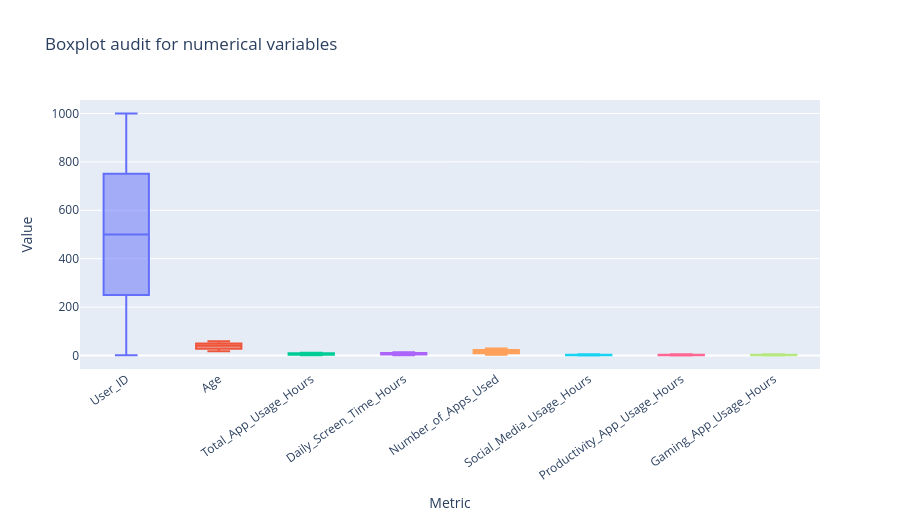
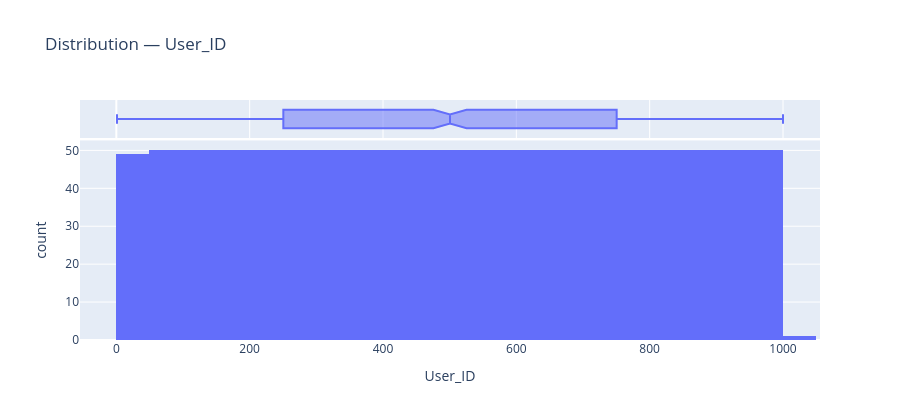
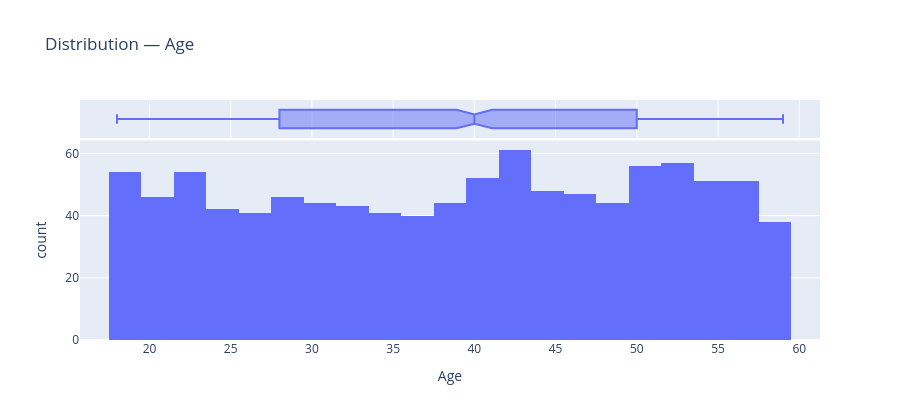
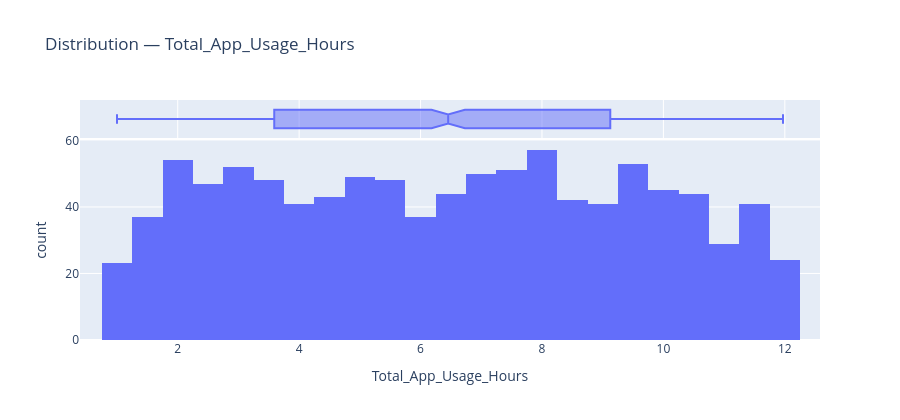

The code cell stored with these charts, in order, in its notebook:
### Code cell
# Range, outlier, and distribution audit
title("Range, outlier, and distribution audit")
rows = []
for c in num_cols:
    q1, q3 = df[c].quantile([0.25, 0.75])
    iqr = q3 - q1
    lo, hi = q1 - 1.5*iqr, q3 + 1.5*iqr
    count = ((df[c] < lo) | (df[c] > hi)).sum()
    rows.append({"Column": c, "Min": df[c].min(), "Q1": q1, "Median": df[c].median(), "Q3": q3, "Max": df[c].max(), "Outliers": count, "Outlier %": round(count/len(df)*100, 2)})
outliers = pd.DataFrame(rows)
display(outliers)

# Boxplots and histograms
long_num = df.melt(value_vars=num_cols, var_name="Metric", value_name="Value")
fig = px.box(long_num, x="Metric", y="Value", color="Metric", title="Boxplot audit for numerical variables")
fig.update_layout(showlegend=False, xaxis_tickangle=-35, height=520)
fig.show()

# Histograms with box margins
for c in num_cols:
    fig = px.histogram(df, x=c, nbins=30, marginal="box", title=f"Distribution — {c}")
    fig.update_layout(height=420)
    fig.show()

### Figure 1 — Plotly figure (JSON) as saved in the notebook; plotly's stock layout.template omitted (floating-point values rounded to 4 significant figures; data arrays with more than 128 entries replaced by an {"elided": "..."} marker saying what was removed)
{"data": [{"alignmentgroup": "True", "hovertemplate": "Metric=%{x}<br>Value=%{y}<extra></extra>", "legendgroup": "User_ID", "marker": {"color": "#636efa"}, "name": "User_ID", "notched": false, "offsetgroup": "User_ID", "orientation": "v", "showlegend": true, "type": "box", "x": {"elided": "1000 str values"}, "x0": " ", "xaxis": "x", "y": {"elided": "1000 float values"}, "y0": " ", "yaxis": "y"}, {"alignmentgroup": "True", "hovertemplate": "Metric=%{x}<br>Value=%{y}<extra></extra>", "legendgroup": "Age", "marker": {"color": "#EF553B"}, "name": "Age", "notched": false, "offsetgroup": "Age", "orientation": "v", "showlegend": true, "type": "box", "x": {"elided": "1000 str values"}, "x0": " ", "xaxis": "x", "y": {"elided": "1000 float values"}, "y0": " ", "yaxis": "y"}, {"alignmentgroup": "True", "hovertemplate": "Metric=%{x}<br>Value=%{y}<extra></extra>", "legendgroup": "Total_App_Usage_Hours", "marker": {"color": "#00cc96"}, "name": "Total_App_Usage_Hours", "notched": false, "offsetgroup": "Total_App_Usage_Hours", "orientation": "v", "showlegend": true, "type": "box", "x": {"elided": "1000 str values"}, "x0": " ", "xaxis": "x", "y": {"elided": "1000 float values"}, "y0": " ", "yaxis": "y"}, {"alignmentgroup": "True", "hovertemplate": "Metric=%{x}<br>Value=%{y}<extra></extra>", "legendgroup": "Daily_Screen_Time_Hours", "marker": {"color": "#ab63fa"}, "name": "Daily_Screen_Time_Hours", "notched": false, "offsetgroup": "Daily_Screen_Time_Hours", "orientation": "v", "showlegend": true, "type": "box", "x": {"elided": "1000 str values"}, "x0": " ", "xaxis": "x", "y": {"elided": "1000 float values"}, "y0": " ", "yaxis": "y"}, {"alignmentgroup": "True", "hovertemplate": "Metric=%{x}<br>Value=%{y}<extra></extra>", "legendgroup": "Number_of_Apps_Used", "marker": {"color": "#FFA15A"}, "name": "Number_of_Apps_Used", "notched": false, "offsetgroup": "Number_of_Apps_Used", "orientation": "v", "showlegend": true, "type": "box", "x": {"elided": "1000 str values"}, "x0": " ", "xaxis": "x", "y": {"elided": "1000 float values"}, "y0": " ", "yaxis": "y"}, {"alignmentgroup": "True", "hovertemplate": "Metric=%{x}<br>Value=%{y}<extra></extra>", "legendgroup": "Social_Media_Usage_Hours", "marker": {"color": "#19d3f3"}, "name": "Social_Media_Usage_Hours", "notched": false, "offsetgroup": "Social_Media_Usage_Hours", "orientation": "v", "showlegend": true, "type": "box", "x": {"elided": "1000 str values"}, "x0": " ", "xaxis": "x", "y": {"elided": "1000 float values"}, "y0": " ", "yaxis": "y"}, {"alignmentgroup": "True", "hovertemplate": "Metric=%{x}<br>Value=%{y}<extra></extra>", "legendgroup": "Productivity_App_Usage_Hours", "marker": {"color": "#FF6692"}, "name": "Productivity_App_Usage_Hours", "notched": false, "offsetgroup": "Productivity_App_Usage_Hours", "orientation": "v", "showlegend": true, "type": "box", "x": {"elided": "1000 str values"}, "x0": " ", "xaxis": "x", "y": {"elided": "1000 float values"}, "y0": " ", "yaxis": "y"}, {"alignmentgroup": "True", "hovertemplate": "Metric=%{x}<br>Value=%{y}<extra></extra>", "legendgroup": "Gaming_App_Usage_Hours", "marker": {"color": "#B6E880"}, "name": "Gaming_App_Usage_Hours", "notched": false, "offsetgroup": "Gaming_App_Usage_Hours", "orientation": "v", "showlegend": true, "type": "box", "x": {"elided": "1000 str values"}, "x0": " ", "xaxis": "x", "y": {"elided": "1000 float values"}, "y0": " ", "yaxis": "y"}], "layout": {"boxmode": "overlay", "height": 520, "legend": {"title": {"text": "Metric"}, "tracegroupgap": 0}, "showlegend": false, "title": {"text": "Boxplot audit for numerical variables"}, "xaxis": {"anchor": "y", "categoryarray": ["User_ID", "Age", "Total_App_Usage_Hours", "Daily_Screen_Time_Hours", "Number_of_Apps_Used", "Social_Media_Usage_Hours", "Productivity_App_Usage_Hours", "Gaming_App_Usage_Hours"], "categoryorder": "array", "domain": [0, 1], "tickangle": -35, "title": {"text": "Metric"}}, "yaxis": {"anchor": "x", "domain": [0, 1], "title": {"text": "Value"}}}}

### Figure 2 — Plotly figure (JSON) as saved in the notebook; plotly's stock layout.template omitted (floating-point values rounded to 4 significant figures; data arrays with more than 128 entries replaced by an {"elided": "..."} marker saying what was removed)
{"data": [{"bingroup": "x", "hovertemplate": "User_ID=%{x}<br>count=%{y}<extra></extra>", "legendgroup": "", "marker": {"color": "#636efa", "pattern": {"shape": ""}}, "name": "", "nbinsx": 30, "orientation": "v", "showlegend": false, "type": "histogram", "x": {"elided": "1000 int values"}, "xaxis": "x", "yaxis": "y"}, {"hovertemplate": "User_ID=%{x}<extra></extra>", "legendgroup": "", "marker": {"color": "#636efa"}, "name": "", "notched": true, "showlegend": false, "type": "box", "x": {"elided": "1000 int values"}, "xaxis": "x2", "yaxis": "y2"}], "layout": {"barmode": "relative", "height": 420, "legend": {"tracegroupgap": 0}, "title": {"text": "Distribution — User_ID"}, "xaxis": {"anchor": "y", "domain": [0, 1], "title": {"text": "User_ID"}}, "xaxis2": {"anchor": "y2", "domain": [0, 1], "matches": "x", "showgrid": true, "showticklabels": false}, "yaxis": {"anchor": "x", "domain": [0, 0.8316], "title": {"text": "count"}}, "yaxis2": {"anchor": "x2", "domain": [0.8416, 1], "matches": "y2", "showgrid": false, "showline": false, "showticklabels": false, "ticks": ""}}}

### Figure 3 — Plotly figure (JSON) as saved in the notebook; plotly's stock layout.template omitted (floating-point values rounded to 4 significant figures; data arrays with more than 128 entries replaced by an {"elided": "..."} marker saying what was removed)
{"data": [{"bingroup": "x", "hovertemplate": "Age=%{x}<br>count=%{y}<extra></extra>", "legendgroup": "", "marker": {"color": "#636efa", "pattern": {"shape": ""}}, "name": "", "nbinsx": 30, "orientation": "v", "showlegend": false, "type": "histogram", "x": {"elided": "1000 int values"}, "xaxis": "x", "yaxis": "y"}, {"hovertemplate": "Age=%{x}<extra></extra>", "legendgroup": "", "marker": {"color": "#636efa"}, "name": "", "notched": true, "showlegend": false, "type": "box", "x": {"elided": "1000 int values"}, "xaxis": "x2", "yaxis": "y2"}], "layout": {"barmode": "relative", "height": 420, "legend": {"tracegroupgap": 0}, "title": {"text": "Distribution — Age"}, "xaxis": {"anchor": "y", "domain": [0, 1], "title": {"text": "Age"}}, "xaxis2": {"anchor": "y2", "domain": [0, 1], "matches": "x", "showgrid": true, "showticklabels": false}, "yaxis": {"anchor": "x", "domain": [0, 0.8316], "title": {"text": "count"}}, "yaxis2": {"anchor": "x2", "domain": [0.8416, 1], "matches": "y2", "showgrid": false, "showline": false, "showticklabels": false, "ticks": ""}}}

### Figure 4 — Plotly figure (JSON) as saved in the notebook; plotly's stock layout.template omitted (floating-point values rounded to 4 significant figures; data arrays with more than 128 entries replaced by an {"elided": "..."} marker saying what was removed)
{"data": [{"bingroup": "x", "hovertemplate": "Total_App_Usage_Hours=%{x}<br>count=%{y}<extra></extra>", "legendgroup": "", "marker": {"color": "#636efa", "pattern": {"shape": ""}}, "name": "", "nbinsx": 30, "orientation": "v", "showlegend": false, "type": "histogram", "x": {"elided": "1000 float values"}, "xaxis": "x", "yaxis": "y"}, {"hovertemplate": "Total_App_Usage_Hours=%{x}<extra></extra>", "legendgroup": "", "marker": {"color": "#636efa"}, "name": "", "notched": true, "showlegend": false, "type": "box", "x": {"elided": "1000 float values"}, "xaxis": "x2", "yaxis": "y2"}], "layout": {"barmode": "relative", "height": 420, "legend": {"tracegroupgap": 0}, "title": {"text": "Distribution — Total_App_Usage_Hours"}, "xaxis": {"anchor": "y", "domain": [0, 1], "title": {"text": "Total_App_Usage_Hours"}}, "xaxis2": {"anchor": "y2", "domain": [0, 1], "matches": "x", "showgrid": true, "showticklabels": false}, "yaxis": {"anchor": "x", "domain": [0, 0.8316], "title": {"text": "count"}}, "yaxis2": {"anchor": "x2", "domain": [0.8416, 1], "matches": "y2", "showgrid": false, "showline": false, "showticklabels": false, "ticks": ""}}}
